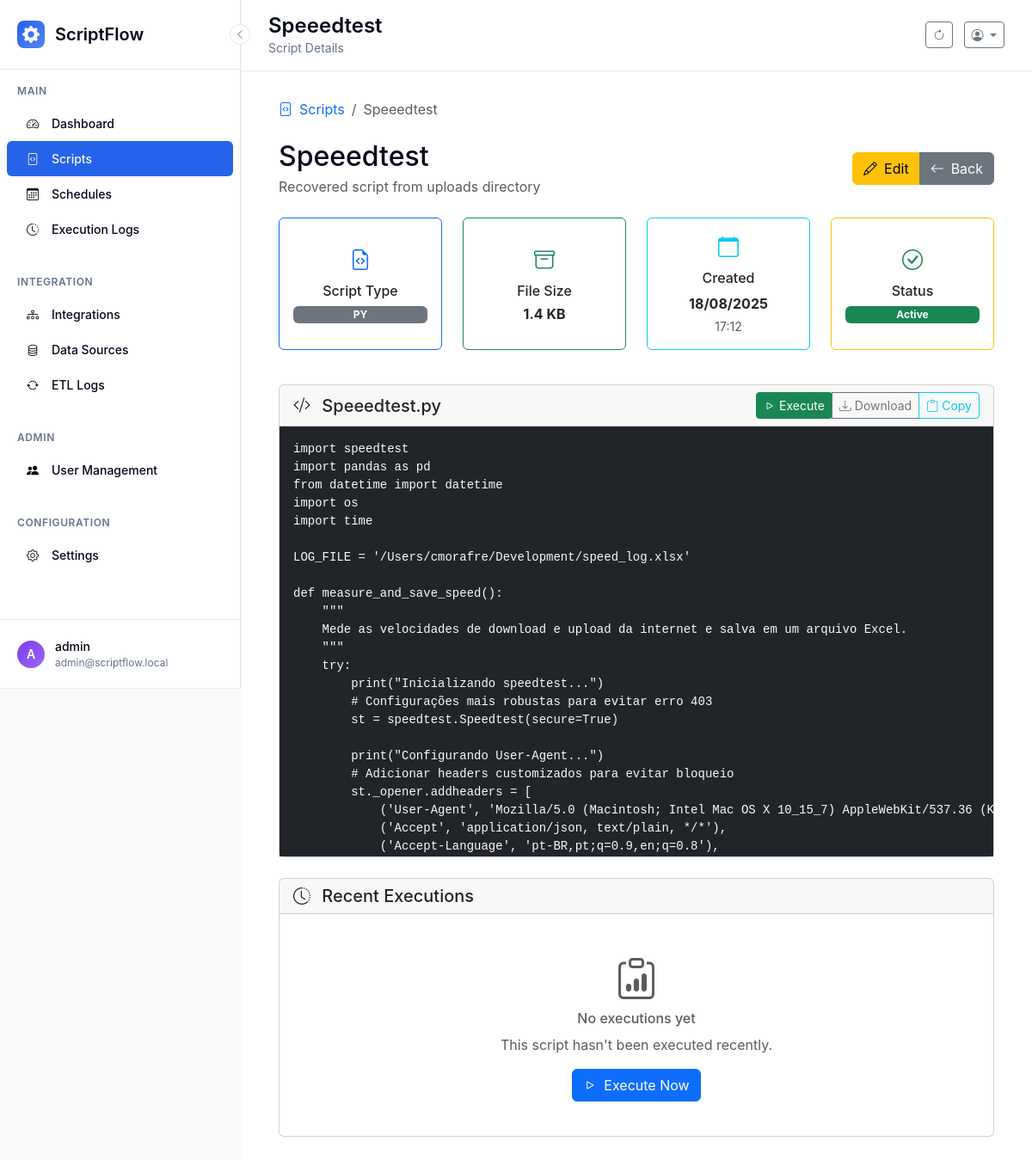
Page /scripts/2/view (signed in) on the committed database.
### scriptflow.py (models this page shows, shortened)
class User(UserMixin, db.Model):
    __tablename__ = 'users'
    id = db.Column(db.Integer, primary_key=True)
    username = db.Column(db.String(80), unique=True, nullable=False)
    email = db.Column(db.String(120), unique=True, nullable=False)
    password_hash = db.Column(db.String(255), nullable=False)
    is_admin = db.Column(db.Boolean, default=False, nullable=False)
    can_view_all_data = db.Column(db.Boolean, default=False, nullable=False)
    created_at = db.Column(db.DateTime, default=datetime.now)
    last_login = db.Column(db.DateTime)

class Script(db.Model):
    __tablename__ = 'scripts'
    id = db.Column(db.Integer, primary_key=True)
    name = db.Column(db.String(100), nullable=False)
    description = db.Column(db.Text)
    filename = db.Column(db.String(255), nullable=False)
    file_path = db.Column(db.String(500), nullable=False)
    script_type = db.Column(db.String(10), nullable=False)  # 'py' or 'bat'
    file_size = db.Column(db.Integer)
    created_at = db.Column(db.DateTime, default=datetime.now)
    updated_at = db.Column(db.DateTime, default=datetime.now, onupdate=datetime.now)
    is_active = db.Column(db.Boolean, default=True)
    user_id = db.Column(db.Integer, db.ForeignKey('users.id'), nullable=False)

### app/controllers/scripts.py (the view)
    @scripts_bp.route('/<int:script_id>/view')
    @login_required
    def view_script(script_id):
        script = Script.query.filter_by(id=script_id, user_id=current_user.id, is_active=True).first_or_404()
        try:
            with open(script.file_path, 'r', encoding='utf-8') as f:
                content = f.read()
        except Exception as e:
            flash(f'Error reading script file: {str(e)}', 'error')
            return redirect(url_for('scripts.list_scripts'))
        return render_template('view_script.html', script=script, content=content)

### templates/view_script.html (shortened to what this page needs)
{% extends "base.html" %}
{% block page_title %}{{ script.name }}{% endblock %}
{% block page_subtitle %}Script Details{% endblock %}
{% block content %}
<div class="container-fluid">
    <div class="row">
        <div class="col-12">
            <nav aria-label="breadcrumb" class="mb-4">
                <ol class="breadcrumb">
                    <li class="breadcrumb-item">
                        <a href="{{ url_for('scripts.list_scripts') }}" class="text-decoration-none">
                            <i class="bi bi-file-code me-2"></i>Scripts
                        </a>
                    </li>
                    <li class="breadcrumb-item active" aria-current="page">{{ script.name }}</li>
                </ol>
            </nav>
            <div class="d-flex justify-content-between align-items-center mb-4">
                <div>
                    <h2 class="mb-1">{{ script.name }}</h2>
                    {% if script.description %}
                    <p class="text-muted mb-0">{{ script.description }}</p>
                    {% endif %}
                </div>
                <div class="btn-group" role="group">
                    <a href="{{ url_for('scripts.edit_script', script_id=script.id) }}" class="btn btn-warning">
                        <i class="bi bi-pencil me-2"></i>Edit
                    </a>
                    <a href="{{ url_for('scripts.list_scripts') }}" class="btn btn-secondary">
                        <i class="bi bi-arrow-left me-2"></i>Back
                    </a>
                </div>
            </div>
            <div class="row mb-4">
                <div class="col-md-3 mb-3">
                    <div class="card border-primary h-100">
                        <div class="card-body text-center d-flex flex-column justify-content-center">
                            <i class="bi bi-file-earmark-code text-primary mb-2" style="font-size: 1.5rem;"></i>
                            <h6 class="card-title mb-2">Script Type</h6>
                            <span class="badge bg-secondary">{{ script.script_type.upper() }}</span>
                        </div>
                    </div>
                </div>
                <div class="col-md-3 mb-3">
                    <div class="card border-success h-100">
                        <div class="card-body text-center d-flex flex-column justify-content-center">
                            <i class="bi bi-archive text-success mb-2" style="font-size: 1.5rem;"></i>
                            <h6 class="card-title mb-2">File Size</h6>
                            <p class="card-text h6 mb-0 fw-bold">{{ (script.file_size / 1024)|round(1) }} KB</p>
                        </div>
                    </div>
                </div>
                <div class="col-md-3 mb-3">
                    <div class="card border-info h-100">
                        <div class="card-body text-center d-flex flex-column justify-content-center">
                            <i class="bi bi-calendar text-info mb-2" style="font-size: 1.5rem;"></i>
                            <h6 class="card-title mb-2">Created</h6>
                            <p class="card-text mb-1 fw-bold">{{ script.created_at.strftime('%d/%m/%Y') }}</p>
                            <small class="text-muted">{{ script.created_at.strftime('%H:%M') }}</small>
                        </div>
                    </div>
                </div>
                <div class="col-md-3 mb-3">
                    <div class="card border-warning h-100">
                        <div class="card-body text-center d-flex flex-column justify-content-center">
                            <i class="bi bi-check-circle text-success mb-2" style="font-size: 1.5rem;"></i>
                            <h6 class="card-title mb-2">Status</h6>
                            <span class="badge bg-success">Active</span>
                        </div>
                    </div>
                </div>
            </div>
            <div class="card mb-4">
                <div class="card-header d-flex justify-content-between align-items-center">
                    <h5 class="mb-0">
                        <i class="bi bi-code-slash me-2"></i>
                        {{ script.name }}.{{ script.script_type }}
                    </h5>
                    <div class="btn-group btn-group-sm" role="group">
                        <form method="POST" action="{{ url_for('scripts.execute_script', script_id=script.id) }}" class="d-inline">
                            <button type="submit" class="btn btn-success btn-sm">
                                <i class="bi bi-play me-1"></i>Execute
                            </button>
                        </form>
                        <a href="{{ url_for('scripts.download_script', script_id=script.id) }}" class="btn btn-outline-secondary btn-sm">
                            <i class="bi bi-download me-1"></i>Download
                        </a>
                        <button type="button" class="btn btn-outline-info btn-sm" onclick="copyToClipboard()">
                            <i class="bi bi-clipboard me-1"></i>Copy
                        </button>
                    </div>
                </div>
                <div class="card-body p-0">
                    <pre class="bg-dark text-light p-3 mb-0" style="max-height: 500px; overflow-y: auto;"><code id="scriptContent">{{ content }}</code></pre>
                </div>
            </div>
            <div class="card">
                <div class="card-header">
                    <h5 class="mb-0">
                        <i class="bi bi-clock-history me-2"></i>
                        Recent Executions
                    </h5>
                </div>
                <div class="card-body">
                    <div class="text-center py-4">
                        <i class="bi bi-clipboard-data text-muted mb-3" style="font-size: 3rem;"></i>
                        <h6 class="text-muted">No executions yet</h6>
                        <p class="text-muted mb-3">This script hasn't been executed recently.</p>
                        <form method="POST" action="{{ url_for('scripts.execute_script', script_id=script.id) }}" class="d-inline">
                            <button type="submit" class="btn btn-primary">
                                <i class="bi bi-play me-2"></i>Execute Now
                            </button>
                        </form>
                    </div>
                </div>
            </div>
        </div>
    </div>
</div>
{% endblock %}

### templates/base.html (shortened to what this page needs)
<!DOCTYPE html>
<html lang="en">
<head>
    <link href="https://cdn.jsdelivr.net/npm/bootstrap@5.3.2/dist/css/bootstrap.min.css" rel="stylesheet">
    <link href="https://cdn.jsdelivr.net/npm/bootstrap-icons@1.11.0/font/bootstrap-icons.css" rel="stylesheet">
</head>
<body>
    <aside class="modern-sidebar" id="sidebar">
        <button class="sidebar-toggle" onclick="toggleSidebar()">
            <i class="bi bi-chevron-left"></i>
        </button>
        <div class="sidebar-header">
            <div class="sidebar-logo">
                <i class="bi bi-gear-fill"></i>
            </div>
            <div class="sidebar-title">ScriptFlow</div>
        </div>
        <nav class="sidebar-nav">
            <div class="nav-section">
                <div class="nav-section-title">Main</div>
                <a href="{{ url_for('main.dashboard') }}" class="nav-item{% if request.endpoint == 'main.dashboard' %} active{% endif %}">
                    <div class="nav-icon">
                        <i class="bi bi-speedometer2"></i>
                    </div>
                    <span class="nav-text">Dashboard</span>
                </a>
                <a href="{{ url_for('scripts.list_scripts') }}" class="nav-item{% if request.endpoint in ['scripts.list_scripts', 'scripts.upload_script', 'scripts.edit_script', 'scripts.view_script'] %} active{% endif %}">
                    <div class="nav-icon">
                        <i class="bi bi-file-code"></i>
                    </div>
                    <span class="nav-text">Scripts</span>
                </a>
                <a href="{{ url_for('schedules.list_schedules') }}" class="nav-item{% if request.endpoint in ['schedules.list_schedules', 'schedules.create_schedule', 'schedules.edit_schedule'] %} active{% endif %}">
                    <div class="nav-icon">
                        <i class="bi bi-calendar3"></i>
                    </div>
                    <span class="nav-text">Schedules</span>
                </a>
                <a href="{{ url_for('logs.list_logs') }}" class="nav-item{% if request.endpoint in ['logs.list_logs', 'logs.view_execution'] %} active{% endif %}">
                    <div class="nav-icon">
                        <i class="bi bi-clock-history"></i>
                    </div>
                    <span class="nav-text">Execution Logs</span>
                </a>
            </div>
            <div class="nav-section">
                <div class="nav-section-title">Integration</div>
                <a href="{{ url_for('integrations.list_integrations') }}" class="nav-item">
                    <div class="nav-icon">
                        <i class="bi bi-diagram-3"></i>
                    </div>
                    <span class="nav-text">Integrations</span>
                </a>
                <a href="{{ url_for('datasources.list_datasources') }}" class="nav-item{% if request.endpoint and 'datasources' in request.endpoint %} active{% endif %}">
                    <div class="nav-icon">
                        <i class="bi bi-database"></i>
                    </div>
                    <span class="nav-text">Data Sources</span>
                </a>
                <a href="{{ url_for('integrations.list_executions') }}" class="nav-item{% if request.endpoint == 'integrations.list_executions' or request.endpoint == 'integrations.view_execution' %} active{% endif %}">
                    <div class="nav-icon">
                        <i class="bi bi-arrow-repeat"></i>
                    </div>
                    <span class="nav-text">ETL Logs</span>
                </a>
            </div>
            {% if current_user.is_admin %}
            <div class="nav-section">
                <div class="nav-section-title">Admin</div>
                <a href="{{ url_for('admin.manage_users') }}" class="nav-item{% if request.endpoint in ['admin.manage_users', 'admin.create_user', 'admin.edit_user'] %} active{% endif %}">
                    <div class="nav-icon">
                        <i class="bi bi-people-fill"></i>
                    </div>
                    <span class="nav-text">User Management</span>
                </a>
            </div>
            {% endif %}
            <div class="nav-section">
                <div class="nav-section-title">Configuration</div>
                <a href="{{ url_for('main.settings') }}" class="nav-item{% if request.endpoint in ['main.settings', 'main.python_settings', 'main.terminal'] %} active{% endif %}">
                    <div class="nav-icon">
                        <i class="bi bi-gear"></i>
                    </div>
                    <span class="nav-text">Settings</span>
                </a>
            </div>
        </nav>
        <div class="sidebar-user" onclick="toggleUserMenu()">
            <div class="user-avatar">
                {{ current_user.username[0].upper() if current_user.username else 'U' }}
            </div>
            <div class="user-info">
                <div class="user-name">{{ current_user.username }}</div>
                <div class="user-email">{{ current_user.email if current_user.email else 'admin' }}</div>
            </div>
        </div>
    </aside>
    <main class="main-content" id="mainContent">
        <header class="main-header">
            <div>
                <h1 class="page-title">{% block page_title %}Dashboard{% endblock %}</h1>
                <p class="page-subtitle">{% block page_subtitle %}Welcome to ScriptFlow{% endblock %}</p>
            </div>
            <div>
                <button class="btn btn-outline-secondary btn-sm me-2" onclick="location.reload()">
                    <i class="bi bi-arrow-clockwise"></i>
                </button>
                <div class="dropdown d-inline-block">
                    <button class="btn btn-outline-secondary btn-sm dropdown-toggle" type="button" data-bs-toggle="dropdown">
                        <i class="bi bi-person-circle"></i>
                    </button>
                </div>
            </div>
        </header>
        <div class="content-area">
            {% block content %}{% endblock %}
        </div>
    </main>
</body>
</html>

### rows in the picture
User: username "A", username "admin", email "admin@scriptflow.local"
Script: name "Speeedtest", description "Recovered script from uploads directory", script_type "PY", (script.file_size/1024)|round(1) "1.4", created_at "18/08/2025", created_at "17:12", script_type "py"
